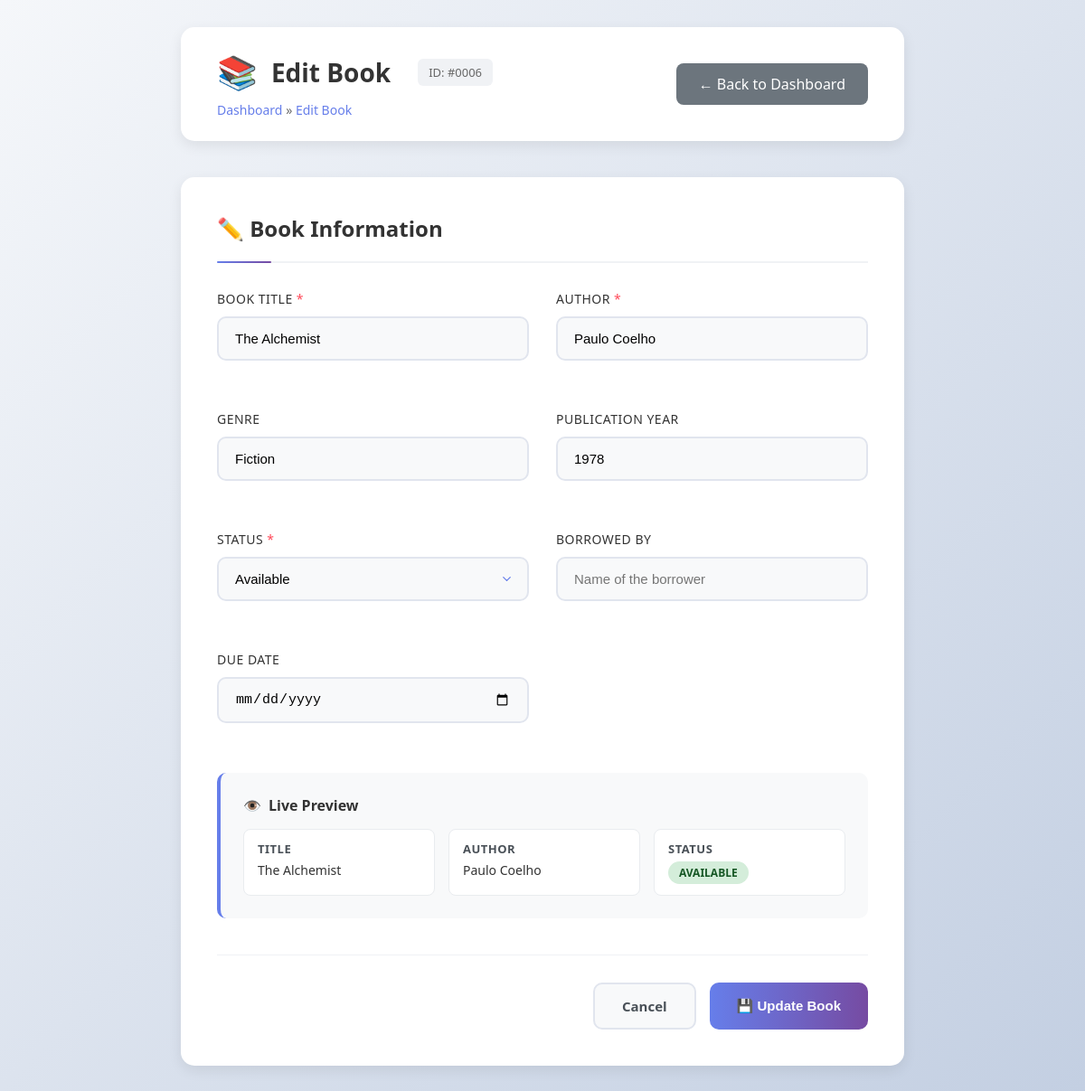
/edit_book.php?id=6 (signed in), run on the app's committed database.
### tables this page shows
CREATE TABLE `books` (
  `id` int(11) NOT NULL,
  `title` varchar(255) NOT NULL,
  `author` varchar(100) NOT NULL,
  `genre` varchar(50) DEFAULT NULL,
  `year` year(4) DEFAULT NULL,
  `status` enum('available','borrowed','reserved','maintenance') DEFAULT 'available',
  `borrowed_by` varchar(100) DEFAULT NULL,
  `due_date` date DEFAULT NULL
);

### edit_book.php (the view, shortened to what this page needs)
<?php
include 'db.php';
$id = $_GET['id'];
$stmt = $conn->prepare("SELECT * FROM books WHERE id = ?");
$stmt->bind_param("i", $id);
$stmt->execute();
$result = $stmt->get_result();
$book = $result->fetch_assoc();
?>
<!DOCTYPE html>
<html>
<head>
</head>
<body>
    <div class="container">
        <div class="header">
            <div class="header-left">
                <h1>Edit Book <span class="book-id">ID: #<?php echo str_pad($id, 4, '0', STR_PAD_LEFT); ?></span></h1>
                <div class="breadcrumb">
                    <a href="dashboard.php">Dashboard</a> &raquo; <a href="#">Edit Book</a>
                </div>
            </div>
            <a href="dashboard.php" class="back-button">← Back to Dashboard</a>
        </div>
        <div class="edit-form-container">
            <div class="form-header">
                <h2>✏️ Book Information</h2>
            </div>
            <form method="POST" onsubmit="showLoading()">
                <div class="form-grid">
                    <div class="form-group">
                        <label class="form-required">Book Title</label>
                        <input type="text" name="title" class="form-control"
                               value="<?php echo htmlspecialchars($book['title']); ?>" required
                               placeholder="Enter book title">
                    </div>
                    <div class="form-group">
                        <label class="form-required">Author</label>
                        <input type="text" name="author" class="form-control"
                               value="<?php echo htmlspecialchars($book['author']); ?>" required
                               placeholder="Enter author name">
                    </div>
                    <div class="form-group">
                        <label>Genre</label>
                        <input type="text" name="genre" class="form-control"
                               value="<?php echo htmlspecialchars($book['genre']); ?>"
                               placeholder="e.g., Fiction, Science, History">
                    </div>
                    <div class="form-group">
                        <label>Publication Year</label>
                        <input type="number" name="year" class="form-control"
                               value="<?php echo htmlspecialchars($book['year']); ?>"
                               min="1000" max="<?php echo date('Y'); ?>"
                               placeholder="YYYY">
                    </div>
                 <div class="form-group">
                        <label class="form-required">Status</label>
                        <select name="status" class="form-control" required>
                            <option value="available" <?php echo $book['status'] == 'available' ? 'selected' : ''; ?>>Available</option>
                        </select>
                    </div>
                    <div class="form-group">
                        <label>Borrowed By</label>
                        <input type="text" name="borrowed_by" class="form-control"
                               value="<?php echo htmlspecialchars($book['borrowed_by'] ?? ''); ?>"
                               placeholder="Name of the borrower">
                    </div>
                    <div class="form-group">
                        <label>Due Date</label>
                        <input type="date" name="due_date" class="form-control"
                               value="<?php echo htmlspecialchars($book['due_date'] ?? ''); ?>">
                    </div>
                </div>
                <div class="preview-card">
                    <h3>Live Preview</h3>
                    <div class="preview-content">
                        <div class="preview-item">
                            <div class="preview-label">Title</div>
                            <div class="preview-value" id="preview-title"><?php echo htmlspecialchars($book['title']); ?></div>
                        </div>
                        <div class="preview-item">
                            <div class="preview-label">Author</div>
                            <div class="preview-value" id="preview-author"><?php echo htmlspecialchars($book['author']); ?></div>
                        </div>
                        <div class="preview-item">
                            <div class="preview-label">Status</div>
                            <div class="preview-value">
                                <span class="status-badge status-<?php echo $book['status']; ?>" id="preview-status">
                                </span>
                            </div>
                        </div>
                    </div>
                </div>
                <div class="form-actions">
                    <a href="dashboard.php" class="btn btn-cancel">Cancel</a>
                    <button type="submit" name="update" class="btn btn-update">
                        💾 Update Book
                    </button>
                </div>
            </form>
        </div>
    </div>
</body>
</html>

### edit_book.php (style rules this page uses)
body { font-family: 'Segoe UI', Tahoma, Geneva, Verdana, sans-serif; margin: 0; padding: 0; background: linear-gradient(135deg, #f5f7fa 0%, #c3cfe2 100%); min-height: 100vh; }
.container { max-width: 800px; margin: 0 auto; padding: 30px; }
.header { display: flex; justify-content: space-between; align-items: center; margin-bottom: 40px; background: white; padding: 25px 40px; border-radius: 15px; box-shadow: 0 5px 15px rgba(0, 0, 0, 0.08); }
.header-left h1 { margin: 0; color: #333; font-size: 28px; display: flex; align-items: center; gap: 15px; }
.header-left h1:before { content: "📚"; font-size: 36px; }
.breadcrumb { color: #666; font-size: 14px; margin-top: 8px; }
.breadcrumb a { color: #667eea; text-decoration: none; transition: color 0.3s ease; }
.back-button { background: #6c757d; color: white; padding: 12px 25px; text-decoration: none; border-radius: 8px; font-weight: 500; transition: all 0.3s ease; display: inline-flex; align-items: center; gap: 8px; }
.edit-form-container { background: white; border-radius: 15px; box-shadow: 0 5px 15px rgba(0, 0, 0, 0.08); padding: 40px; animation: slideUp 0.5s ease-out; }
.form-header { margin-bottom: 30px; padding-bottom: 20px; border-bottom: 2px solid #f0f2f5; position: relative; }
.form-header h2 { margin: 0; color: #333; font-size: 24px; display: flex; align-items: center; gap: 12px; }
.form-header h2:after { content: ""; position: absolute; bottom: -2px; left: 0; width: 60px; height: 2px; background: linear-gradient(to right, #667eea, #764ba2); border-radius: 2px; }
.book-id { background: #f0f2f5; color: #666; padding: 6px 12px; border-radius: 6px; font-size: 13px; font-weight: 500; margin-left: 15px; }
.form-grid { display: grid; grid-template-columns: repeat(auto-fit, minmax(300px, 1fr)); gap: 30px; }
.form-group { margin-bottom: 25px; }
.form-group label { display: block; margin-bottom: 10px; color: #333; font-weight: 500; font-size: 14px; text-transform: uppercase; letter-spacing: 0.5px; }
.form-required:after { content: " *"; color: #ff4757; }
.form-control { width: 100%; padding: 14px 18px; border: 2px solid #e1e5ee; border-radius: 10px; font-size: 15px; transition: all 0.3s ease; box-sizing: border-box; background: #f8f9fa; }
select.form-control { appearance: none; background-repeat: no-repeat; background-position: right 15px center; background-size: 15px; padding-right: 45px; }
.form-actions { display: flex; justify-content: flex-end; gap: 15px; margin-top: 40px; padding-top: 30px; border-top: 1px solid #f0f2f5; }
.btn { padding: 14px 30px; border: none; border-radius: 10px; font-size: 15px; font-weight: 600; cursor: pointer; transition: all 0.3s ease; display: inline-flex; align-items: center; justify-content: center; gap: 8px; text-decoration: none; }
.btn-update { background: linear-gradient(to right, #667eea, #764ba2); color: white; min-width: 150px; }
.btn-cancel { background: #f8f9fa; color: #495057; border: 2px solid #e1e5ee; }
.preview-card { background: #f8f9fa; border-radius: 10px; padding: 25px; margin-top: 30px; border-left: 4px solid #667eea; }
.preview-card h3 { margin: 0 0 15px 0; color: #333; font-size: 16px; display: flex; align-items: center; gap: 8px; }
.preview-card h3:before { content: "👁️"; }
.preview-content { display: grid; grid-template-columns: repeat(auto-fit, minmax(200px, 1fr)); gap: 15px; font-size: 14px; }
.preview-item { background: white; padding: 12px 15px; border-radius: 8px; border: 1px solid #e9ecef; }
.preview-label { font-weight: 600; color: #495057; margin-bottom: 5px; font-size: 13px; text-transform: uppercase; letter-spacing: 0.5px; }
.preview-value { color: #333; }
.status-badge { display: inline-block; padding: 4px 12px; border-radius: 20px; font-size: 12px; font-weight: 600; text-transform: uppercase; }
.status-available { background: #d4edda; color: #155724; }

### data on the page
books: title "The Alchemist", author "Paulo Coelho", genre "Fiction", year "1978", status "Available"

### other printed values
str_pad($id, 4, '0', STR_PAD_LEFT) "0006"
